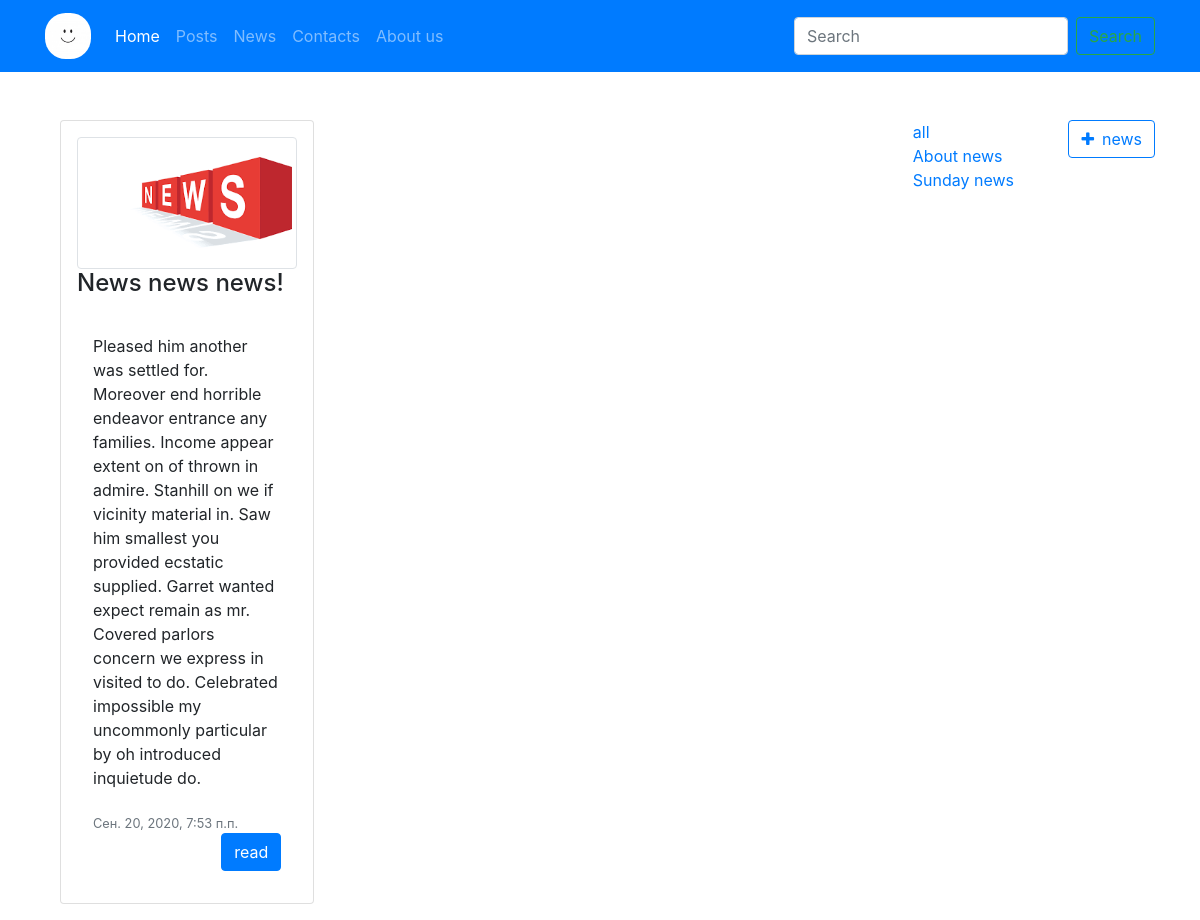
Page /news/ on the committed database.
### news/models.py (models this page shows, shortened)
class News(models.Model):
    IS_PUBLISHED = [
        ('pub', 'published'),
        ('unpub', 'unpublished')
    ]
    title = models.CharField(max_length=150, verbose_name="Название новости")
    description = models.TextField(verbose_name="Описание новости")
    creator = models.ForeignKey(User, on_delete=models.CASCADE, related_name="creator")
    image = models.ImageField(null=True, blank=True)
    status = models.CharField(max_length=50, choices=IS_PUBLISHED, default="unpub")
    tag = models.ManyToManyField(Tag)
    created_at = models.DateTimeField(verbose_name="Дата создания", auto_now_add=timezone.now())

class Tag(models.Model):
    title = models.CharField(max_length=200, verbose_name="Название")
    slug = models.SlugField(max_length=200)
    created_at = models.DateTimeField(verbose_name="Дата создания", auto_now=True)

### news/views.py (the view)
# urls.py: path('', include('news.urls'))
def news(request):
    tags = Tag.objects.all()
    news = News.objects.filter(status = 'pub')
    return render(request, 'news/news.html', {'news':news, 'tags': tags})

### templates/news/news.html (shortened to what this page needs)
{% extends 'index.html' %}
{% block content %}
<a href="/news/create" class="btn btn-outline-primary mb-2 float-right"><i class="fa fa-plus mr-2"></i>news</a>
<div class="row">
    <div class="col-md-10 col-lg-10">
        <div class="row">
        {% for n in news %}
            <div class="col-md-4 mb-3">
                <div class="card p-3">
                    <div class="card-title">
                        <img src="{{ n.image.url }}" alt="News image" class="img-fluid img-thumbnail">
                        <h4>{{ n.title }}</h4>
                    </div>
                    <div class="card-body p-3">
                        {{ n.description }}<br>
                        <small class="text-muted">{{n.author.first_name}}</small><br>
                        <small class="text-muted">{{n.created_at}}</small><br>
                        <a href="{% url 'news.show' id=n.id %}" class="btn btn-primary float-right">read</a>
                    </div>
                </div>
            </div>
        {% endfor %}
        </div>
    </div>
    <div class="col-md-2 col-lg-2">
        <a href="{% url 'news' %}" class="text-primary card-link">all</a><br>
        {% for tag in tags %}
            <a href="{% url 'news.tag' slug=tag.slug %}" class="text-primary card-link">{{tag.title}}</a><br>
        {% endfor %}
    </div>
</div>
{% endblock %}

### rows in the picture
News: image (picture), title "News news news!", description "Pleased him another was settled for. Moreover end horrible endeavor entrance any families. Income appear extent on of thrown in admire. Stanhill on we if vicinity material in. Saw him smallest you provided ecstatic supplied. Garret wanted expect remain as mr. Covered parlors concern we express in visited to do. Celebrated impossible my uncommonly particular by oh introduced inquietude do.", created_at "Сен. 20, 2020, 7:53 п.п."
Tag: title "About news"
Tag: title "Sunday news"
